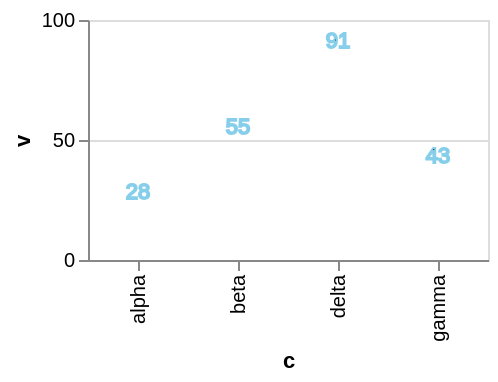

Vega-Lite specification for this chart:
### Vega-Lite specification from a JSON file in a GitHub repository (floating-point values rounded to 4 significant figures)
{"$schema": "https://vega.github.io/schema/vega-lite/v6.json", "width": 200, "height": 120, "data": {"values": [{"c": "alpha", "v": 28, "w": 3, "t": "2024-01-07"}, {"c": "beta", "v": 55, "w": 7, "t": "2024-03-19"}, {"c": "gamma", "v": 43, "w": 5, "t": "2024-06-02"}, {"c": "delta", "v": 91, "w": 9, "t": "2024-09-11"}]}, "mark": "text", "encoding": {"x": {"field": "c", "type": "nominal"}, "y": {"field": "v", "type": "quantitative"}, "text": {"field": "v", "type": "quantitative"}}, "config": {"text": {"stroke": "skyblue"}}}
